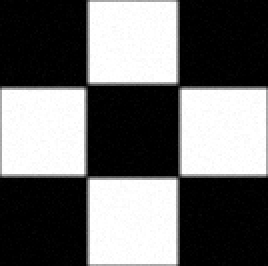
#> input picture 5.频域滤波器/test3_corrupt.pgm, 134 x 133 px (shown 2 times larger)
$ python 3.py
#> lines starting #> are read from the running program, lines starting #| are printed output that depends on the picture
from cv2 import cv2 as cv
import numpy as np
import math

def fft(img):       #对图像做二维快速傅里叶变换
    shape=img.shape
    new_img=np.zeros((shape[0]*2,shape[1]*2))
    for i in range(shape[0]):
        for j in range(shape[1]):
            new_img[i][j]=img[i][j]*(-1)**(i+j)
    fimg=np.fft.fft2(new_img)
    return fimg

def ifft(f_img):
    img=np.real(np.fft.ifft2(f_img))
    shape=img.shape
    new_img=np.zeros((shape[0]//2,shape[1]//2))
    for i in range(shape[0]//2):
        for j in range(shape[1]//2):
            new_img[i][j]=img[i][j]*(-1)**(i+j)
    new_img=new_img-np.min(new_img)
    new_img=new_img/np.max(new_img)*255
    return new_img.astype(np.uint8)

def show_filter(filt):  #以图像的方式呈现出滤波器
    filt=np.abs(filt)
    filt=filt-np.min(filt)
    filt=filt/np.max(filt)*255
    filt=filt.astype(np.uint8)
    # cv.namedWindow("figure",cv.WINDOW_FREERATIO)
    # cv.imshow("figure",filt)
    # cv.waitKey(0)
    return filt

def laplace_filter(shape):
    filt=np.zeros(shape)
    P,Q=shape[0],shape[1]
    for i in range(shape[0]):
        for j in range(shape[1]):
            filt[i][j]=-4*math.pi**2*((i-P//2)**2+(j-Q//2)**2)
    return filt

def laplace(img):
    f_img=fft(img)
    shape=f_img.shape
    filt=laplace_filter(shape)
    f_result=f_img*filt
    return ifft(f_result)

def butter_filter(shape,n,D0):   #生成n阶，半径为D0的butterworth高通滤波器
    filt=np.zeros(shape)
    P,Q=shape[0],shape[1]
    for i in range(shape[0]):
        for j in range(shape[1]):
            D=math.sqrt((i-P//2)**2+(j-Q//2)**2)+0.01
            filt[i][j]=1/(1+(D0/D)**(2*n))
    return filt

def gauss_filter(shape,D0):    #生成n阶，滤波半径为D0的高斯高通滤波器
    filt=np.zeros(shape)
    P,Q=shape[0],shape[1]
    for i in range(shape[0]):
        for j in range(shape[1]):
            D2=(i-P//2)**2+(j-Q//2)**2
            filt[i][j]=1-math.exp(-D2/(2*D0**2))
    return filt

def unmask_filt(hp_filt,k1=1,k2=1):
    return k1+k2*hp_filt

def unmask_butter(img,n,D0):
    f_img=fft(img)
    f_result=f_img*unmask_filt(butter_filter(f_img.shape,n,D0))
    return ifft(f_result)

def unmask_gauss(img,D0):
    f_img=fft(img)
    f_result=f_img*unmask_filt(gauss_filter(f_img.shape,D0))
    return ifft(f_result)

files=["test3_corrupt.pgm","test4.tif"]

# [14 lines of commented-out code are left out]
for i in files:
    img=cv.imread(i,cv.IMREAD_UNCHANGED)
#> img is the input picture: shape (133, 134); min 0, max 255, mean 109.2
    cv.imwrite(i+"unmask_gauss.jpg",unmask_gauss(img,10))
#> after the loop in fft, `for i in range(shape[0]):`:
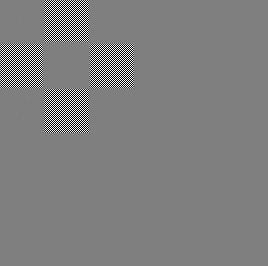
#> new_img: shape (266, 268) float64; min -255, max 255, mean 0; drawn with min black and max white
#> in unmask_filt, `return k1+k2*hp_filt`:
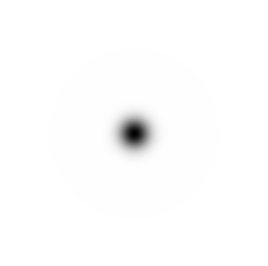
#> returned value: shape (266, 268) float64; min 1, max 2, mean 1.99; drawn with min black and max white
#> in ifft, `img=np.real(np.fft.ifft2(f_img))`:
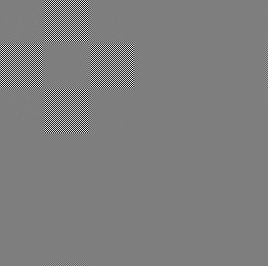
#> img: shape (266, 268) float64; min -407.8, max 411.8, mean 0; drawn with min black and max white
#> after the loop in ifft, `for i in range(shape[0]//2):`:
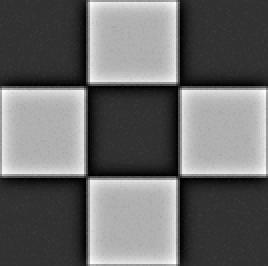
#> new_img: shape (133, 134) float64 (shown 2 times larger); min -99.51, max 411.8, mean 113.1; drawn with min black and max white
#> pass 2 of the loop `for i in files:`:
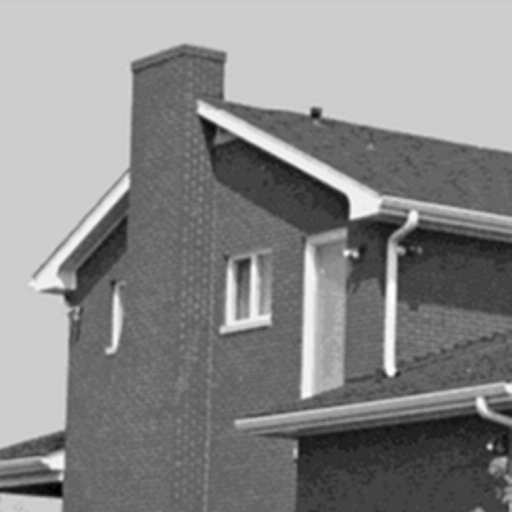
#> input picture 5.频域滤波器/test4.tif, 512 x 512 px
#> img is the input picture: shape (512, 512); min 0, max 254, mean 136.5
#> after the loop in fft (call 2), `for i in range(shape[0]):`:
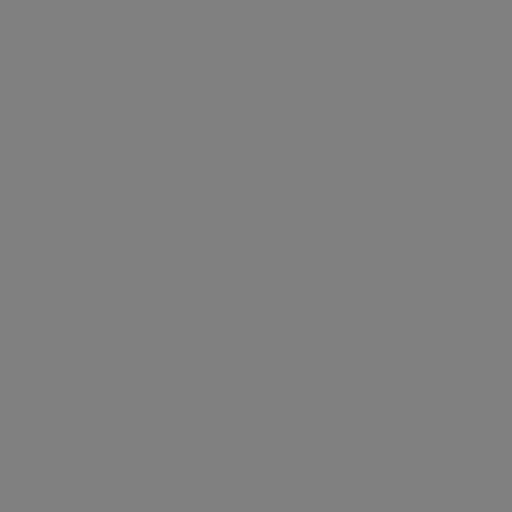
#> new_img: shape (1024, 1024) float64 (shown at 1/2 size); min -254, max 254, mean 0; drawn with min black and max white
#> img: shape (1024, 1024) float64
#> after the loop in ifft (call 2), `for i in range(shape[0]//2):`:
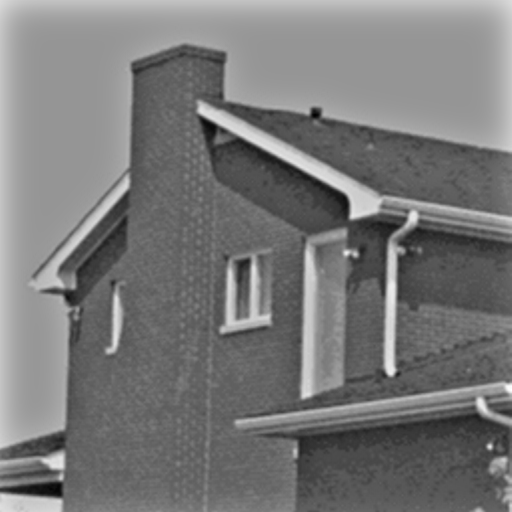
#> new_img: shape (512, 512) float64; min -112.2, max 429.8, mean 144.3; drawn with min black and max white
